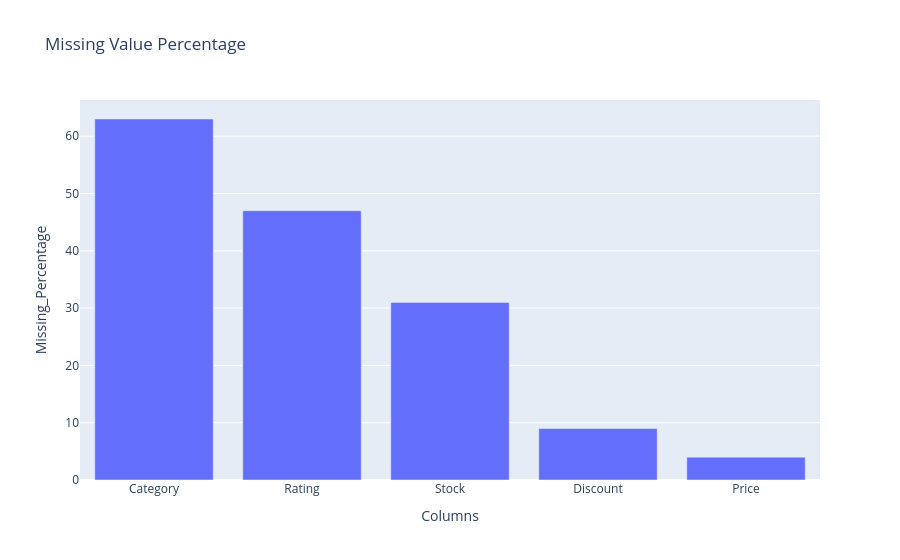

Here is the notebook cell this chart was saved with:
### Code cell
fig=go.Figure()
fig.add_bar(
    x=missing_df["Columns"],
    y=missing_df["Missing_Percentage"])
fig.update_layout(
    title="Missing Value Percentage",
    xaxis_title="Columns",
    yaxis_title="Missing_Percentage")
fig.show()

### Figure 1 — Plotly figure (JSON) as saved in the notebook; plotly's stock layout.template omitted (floating-point values rounded to 4 significant figures)
{"data": [{"type": "bar", "x": ["Category", "Rating", "Stock", "Discount", "Price"], "y": [63.0, 47.0, 30.99, 8.987, 3.989]}], "layout": {"title": {"text": "Missing Value Percentage"}, "xaxis": {"title": {"text": "Columns"}}, "yaxis": {"title": {"text": "Missing_Percentage"}}}}
